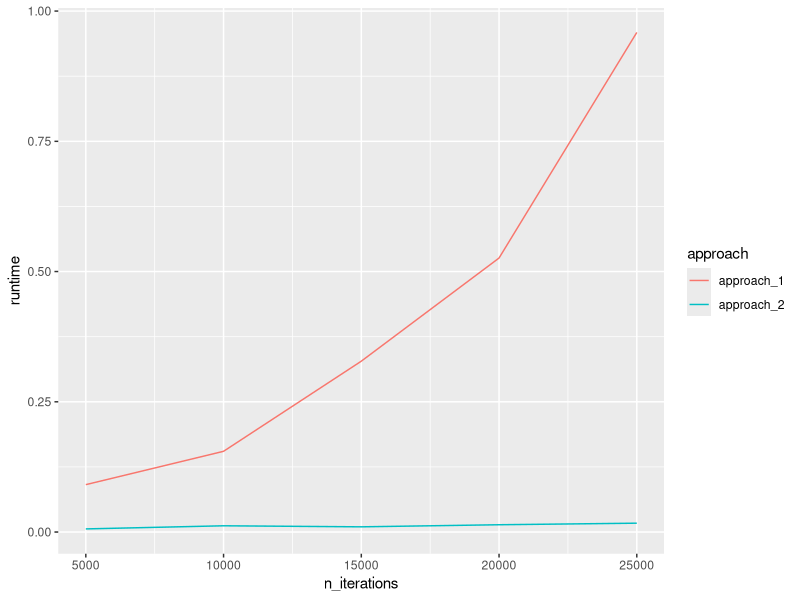

R code for this plot:
## ---- chunk 1
library(tidyverse)
## ---- chunk 2
x <- 1:10
y <- 11:20
z <- NULL
for (i in 1:length(x)){
  z <- c(z, x[i] + y[i])
}
z
## ---- chunk 3
n_iterations <- (1:5)*5000
approach_1 <- vector("double", length(n_iterations))
approach_2 <- vector("double", length(n_iterations))

for (i in 1:length(n_iterations)){
  n <- n_iterations[i]
  vector_of_1 <- NULL
  approach_1[i] <- system.time(
    for (j in 1:n){
      vector_of_1 <- c(vector_of_1, 1)
    }
  )[3]
  vector_of_1 <- vector(mode = "double", length=n)
  approach_2[i] <- system.time(
    for (j in 1:n){
      vector_of_1[j] <- 1
    }
  )[3]
}

tibble(n_iterations, approach_1, approach_2) %>%
  pivot_longer(2:3, names_to = "approach", values_to = "runtime") %>%
  ggplot(aes(x=n_iterations, y=runtime, color=approach)) +
  geom_line()
## ---- chunk 4
set<-c(letters, " ", ",", "!")
i <- 1
n <- 1000
set.seed(42)
for (i in 1:n){
  if(i==1){
    current_letter <- sample(LETTERS, 1)
    hysterical_monkey <- current_letter
  } else {
    if(last_letter == "!" & i != n){
      current_letter <- str_c(" ", sample(LETTERS, 1))
    } else if(last_letter == "," & i != n){
      current_letter <- str_c(" ", sample(letters, 1))
    } else if(last_letter %in% c(",", "!") & i == n){
      current_letter <- " "
    } else if(last_letter == " "){
      current_letter <- sample(letters, 1)
    } else if (str_count(last_letter) == 2){
      current_letter <- ""
    } else {
      current_letter <- sample(set, 1)
    }
    hysterical_monkey <- str_c(hysterical_monkey, current_letter)
  }
  last_letter <- current_letter
}
